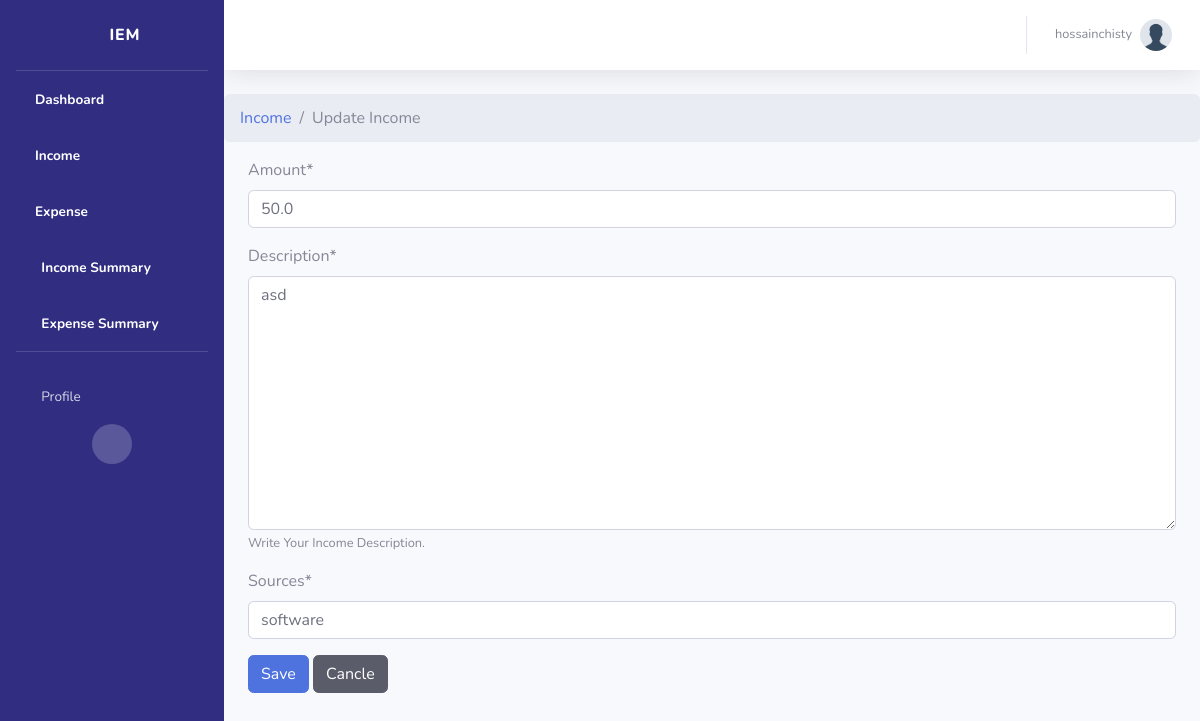
Screenshot of /income/update/9/ (signed in) with the database file from the repository.
### accounts/models.py (models this page shows, shortened)
class Profile(models.Model):
    user = models.OneToOneField(User, on_delete=models.CASCADE)
    image = models.ImageField(upload_to="profiles", default="profiles/default.png")
    bio = models.TextField(null=True, blank=True)
    phone_number = RegexValidator(
        regex=r"^\+(?:[0-9]●?){6,14}[0-9]$",
        message=_(
            "Enter a valid international mobile phone number starting with +(country code)"
        ),
    )
    city = models.CharField(
        verbose_name=_("City"), max_length=400, null=True, blank=True
    )
    country = CountryField(null=True, blank=True)
    class Meta:
        ordering = ["-id"]
        verbose_name_plural = "Profile"

### income/models.py (models this page shows, shortened)
class Income(models.Model):
    user = models.ForeignKey(User, on_delete=models.CASCADE, null=True, blank=True)
    amount = models.FloatField()
    date = models.DateTimeField(default=now)
    description = models.TextField(help_text="Write Your Income Description.")
    sources = models.CharField(max_length=200)
    class Meta:
        ordering = [
            "-date",
        ]
        verbose_name_plural = "Income"

### income/views.py (the view)
# urls.py: path("income/update/<int:pk>/", views.UpdateIncome.as_view(), name="update-income"),
class UpdateIncome(SuccessMessageMixin, LoginRequiredMixin, UpdateView):
    model = Income
    fields = ["amount", "description", "sources"]
    success_url = reverse_lazy("income")
    success_message = "Income successfully updated"

### templates/income/Income_form.html (shortened to what this page needs)
{% extends 'partials/__base.html' %}
{% load crispy_forms_tags %}
{% load static %}
{% block body %}
    <div id="wrapper">
    {% include 'partials/__sidebar.html' %}
        <div id="content-wrapper" class="d-flex flex-column">
            <div id="content">
                <nav class="navbar navbar-expand navbar-light bg-white topbar mb-4 static-top shadow">
                    <ul class="navbar-nav ml-auto">
                        <li class="nav-item dropdown no-arrow">
                            <a class="nav-link dropdown-toggle" href="#" id="userDropdown" role="button"
                                data-toggle="dropdown" aria-haspopup="true" aria-expanded="false">
                                <span class="mr-2 d-none d-lg-inline text-gray-600 small">{{ user.username }}</span>
                                <img class="img-profile rounded-circle" src="{{ request.user.profile.image.url }}">
                            </a>
                        </li>
                    </ul>
                </nav>
                <nav aria-label="breadcrumb">
                <ol class="breadcrumb">
                    <li class="breadcrumb-item"><a class="hover:no-underline" href="{% url 'income'%}">Income</a></li>
                    <li class="breadcrumb-item active" aria-current="page">Update Income</li>
                </ol>
                </nav>
                <div class="container">
                    <form  method="POST">
                        {{form|crispy}}
                        <button type="submit" class="btn btn-primary">Save</button>
                        <button  class="btn btn-dark">
                        <a class="text-white hover:no-underline" href="{% url 'income'%}">Cancle</a>
                        </button>
                    </form>
                </div>
            </div>
        </div>
 {% endblock body %}

### rows the page displays
Income: amount "50.0", description "asd", sources "software"

### other values shown
{{ user.username }} "hossainchisty"
